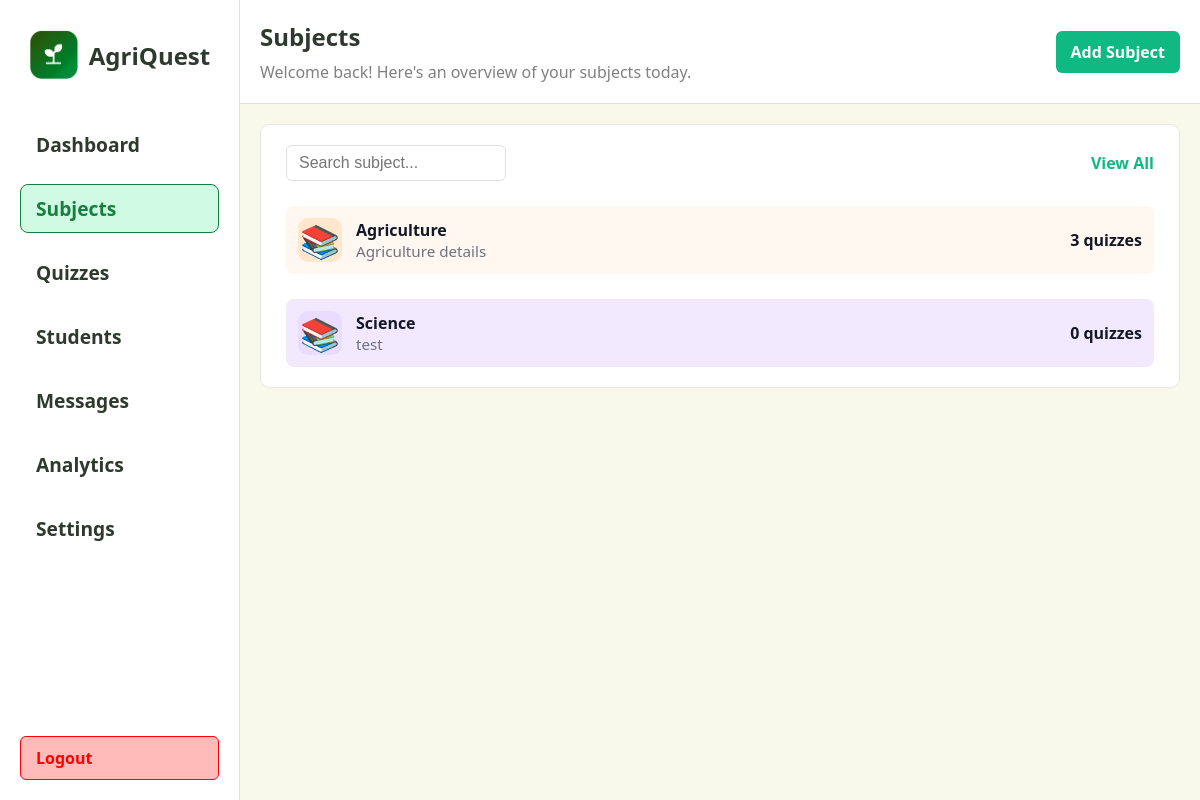
Page /teacher/subjects on the earlier database version.
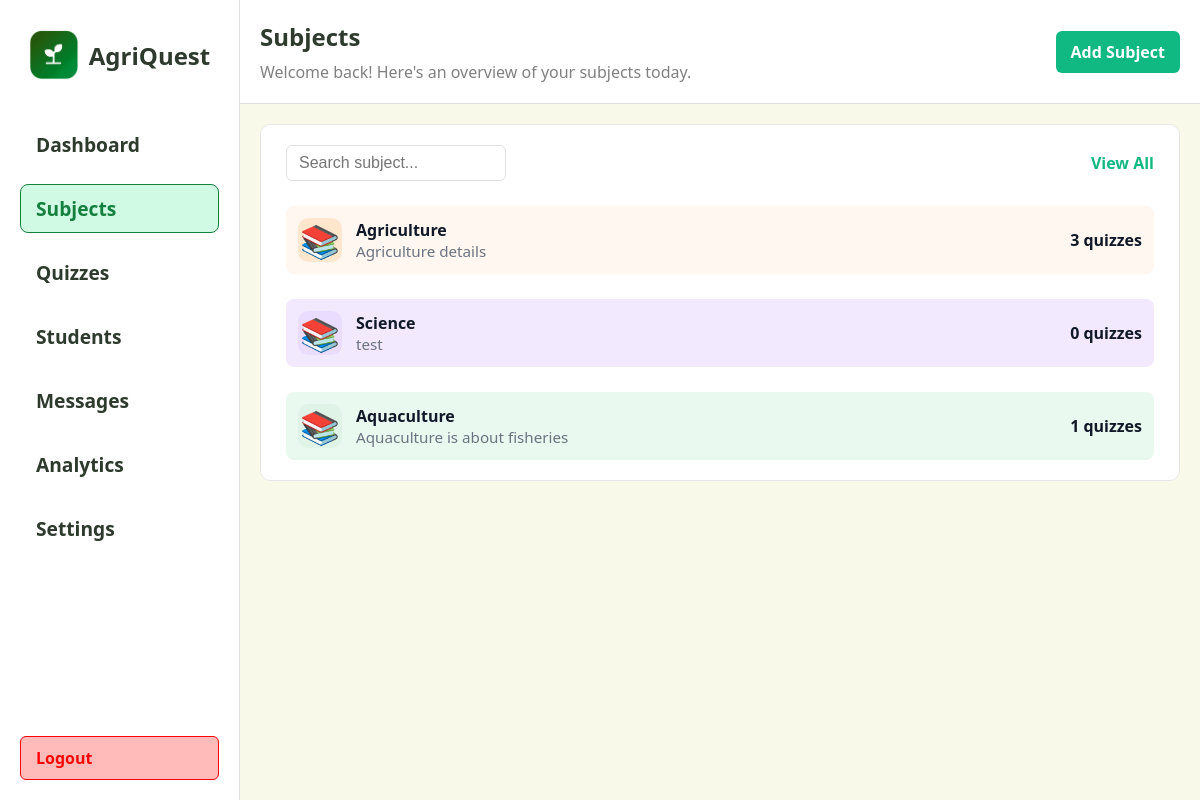
Same page on the later database version.
### app/models.py (models this page shows)
class Subject(db.Model):
	id = db.Column(db.Integer, primary_key=True)
	name = db.Column(db.String(120), unique=True, nullable=False)
	code = db.Column(db.String(20), unique=True)
	description = db.Column(db.Text)
	category = db.Column(db.String(50))
	grade_level = db.Column(db.String(20))
	quizzes = db.relationship('Quiz', backref='subject', lazy=True)

### app/routes.py (the view)
@main.route("/teacher/subjects")
def teacher_subjects():
    subjects = Subject.query.all()
    return render_template("teacher/subjects.html", subjects=subjects)

### app/templates/teacher/subjects.html (shortened to what this page needs)
<!DOCTYPE html>
<html lang="en">
  <head>
    <link rel="stylesheet" href="{{ url_for('static', filename='css/animations.css') }}" />
  </head>
  <body>
    <div class="left">
      {% include 'partials/teacher_sidebar.html' %}
    </div>
    <div class="right">
      <div class="header">
        <div class="header-title">
          <span style="font-size: 1.5rem; font-weight: 700; color: #2d3a2d"
            >Subjects</span
          >
          <span style="font-size: 1rem; color: grey"
            >Welcome back! Here's an overview of your subjects today.</span
          >
        </div>
        <div class="header-actions">
          <a id="add-subject-btn" href="#" class="btn green" style="padding: 10px 15px; border-radius: 6px; text-decoration: none;">
            Add Subject
          </a>
        </div>
      </div>
      <div class="section" style="width: 100%;">
        <div class="available-quizzes" style="width: 100%;">
          <div style="display: flex; justify-content: space-between; align-items: center;">
            <input id="subject-search" type="text" placeholder="Search subject..." style="padding: 8px 12px; border-radius: 6px; border: 1px solid #e0e0e0; font-size: 1rem; width: 220px;" />
            <a style="color: #10b981; text-decoration: none; font-weight: 700">View All</a>
          </div>
          {% for subject in subjects %}
          {% set card_class = 'card-bg-' ~ ((loop.index0 % 5) + 1) %}
          {% set icon_class = 'icon-bg-' ~ ((loop.index0 % 5) + 1) %}
          <div class="{{ card_class }} subject-card" style="border-radius: 8px; padding: 12px; display: flex; align-items: center; gap: 14px; margin-top: 10px;" data-name="{{ subject.name|lower }}" data-description="{{ subject.description|lower if subject.description }}">
            <div class="{{ icon_class }}" style="width: 44px; height: 44px; border-radius: 10px; display: flex; align-items: center; justify-content: center; font-size: 2rem;">
              📚
            </div>
            <div style="flex: 1;">
              <div style="font-weight: 700; color: #111827;">{{ subject.name }}</div>
              <div style="color: #6b7280; font-size: 0.95rem;">{{ subject.description or 'No description' }}</div>
            </div>
            <div style="text-align: right;">
              <div style="font-weight: 600; color: #111827;">{{ subject.quizzes|length if subject.quizzes is defined else 0 }} quizzes</div>
            </div>
          </div>
          {% else %}
          <div style="margin-top: 20px; color: #6b7280; text-align: center;">No subjects found.</div>
          {% endfor %}
        </div>
      </div>
    </div>
  </body>
</html>

Differences in the rows shown:
added Subject: name "Aquaculture", description "Aquaculture is about fisheries", quizzes|length "1"
